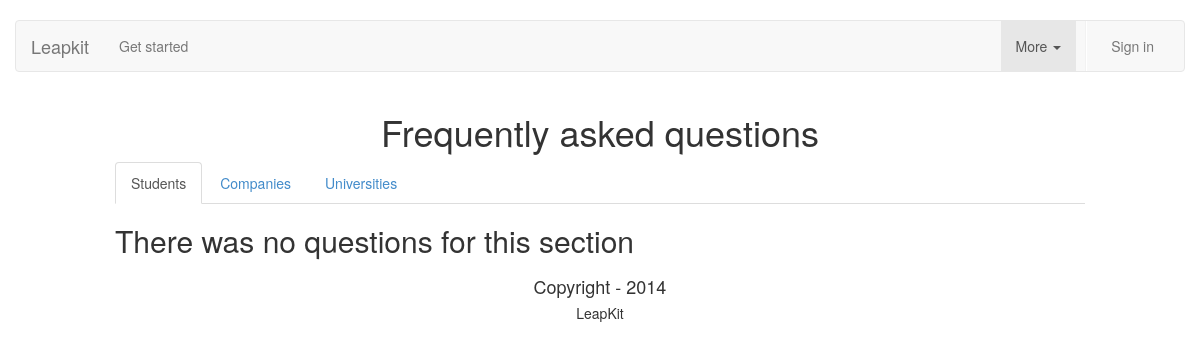
Before: /FAQ/ with the older database file.
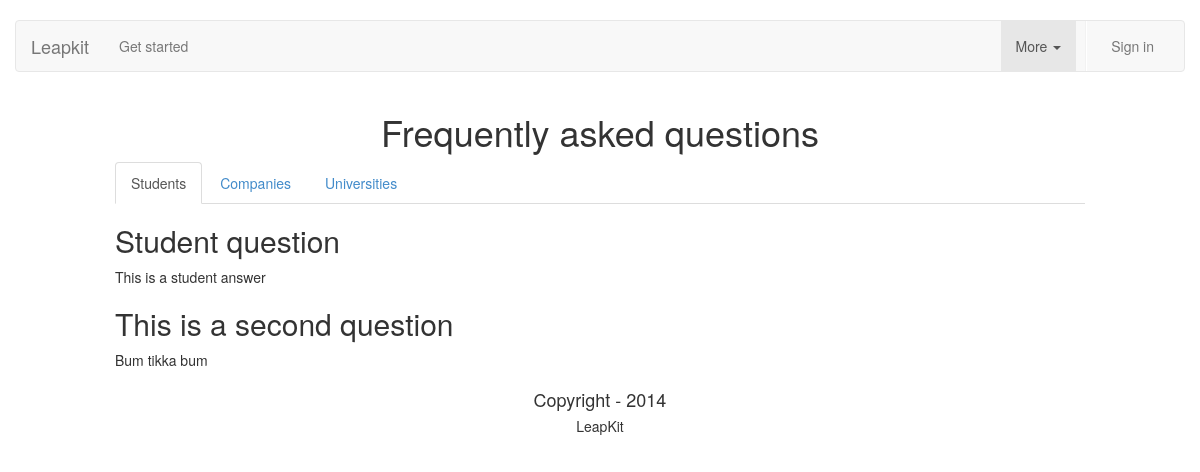
After: the same page with the newer database file.
### root/models.py (models this page shows, shortened)
class Question(models.Model):
	STUDENTS 		= 'S'
	COMPANIES 		= 'C'
	UNIVERSITIES 	= 'U'
	QUESTION_SUBJECT_AREA = (
	    (STUDENTS, 'Students'),
	    (COMPANIES, 'Companies'),
	    (UNIVERSITIES, 'Universities'),
	)
	question 	= models.CharField(max_length=200)
	answer 		= models.TextField()
	subject 	= models.CharField(max_length=1,
                                      choices=QUESTION_SUBJECT_AREA,
                                      default=STUDENTS)
	class Meta:
		ordering = ["subject", "question"]

### root/views.py (the view)
# urls.py: url(r'FAQ/$', views.FAQView.as_view(), name='FAQ'),
class FAQView(generic.ListView):
	model = Question
	template_name = "FAQ.html"

### root/templates/FAQ.html (shortened to what this page needs)
{% extends "_layouts/root_layout.html" %}
{% block more_dropdown %}active{% endblock %}
{% block content %}
	<h1 class="text-center"> Frequently asked questions</h1>
	<div class="row">
		<div class="col-md-10 col-md-offset-1">
			<ul class="nav nav-tabs">
			  	<li class="active"><a href="#students" data-toggle="tab">Students</a></li>
			  	<li><a href="#companies" data-toggle="tab">Companies</a></li>
			  	<li><a href="#universities" data-toggle="tab">Universities</a></li>
			</ul>
			<div class="tab-content">
			  	<div class="tab-pane active" id="students">
			  		{% for question in question_list %}
			  			{% if question.subject == 'S' %}
			  				<h2>{{ question.question}}</h2>
			  				<p>{{question.answer}}</p>
			  			{% endif %}
			  		{% empty %}
			  			<h2>There was no questions for this section</h2>
			  		{% endfor %}
			  	</div>
			</div>
		</div>
	</div>
{% endblock %}

### root/templates/_layouts/root_layout.html (shortened to what this page needs)
{% extends "base/base_generic.html" %}
{% load staticfiles %}
{% block css_files %}
	<link rel="stylesheet" type="text/css" href="{% static 'root/css/style.css'  %}">
  <link rel="stylesheet" type="text/css" href="{% static 'root/css/root.css'  %}">
{% endblock %}
{% block home_logo %} {% url 'home' %}{% endblock %}
 {% block nav_left %}
  	<li class="{% block getting_started %} {% endblock %}"><a href="{% url 'getting_started' %}">Get started</a></li>
 {% endblock %}
 {% block nav_right %}
    <li class="dropdown {% block more_dropdown %} {% endblock %}">
      <a href="#" class="dropdown-toggle" data-toggle="dropdown">More <b class="caret"> </b></a>
    </li>
    <li class="divider-vertical"></li>
    <li class="dropdown {% block sign_in %}{% endblock %}"><a href="{% url 'sign_in' %}">Sign in</a></li>
 {% endblock %}

### leapkit/templates/base/base_generic.html (shortened to what this page needs)
<head>
	{% load staticfiles %}
	<link rel="stylesheet" type="text/css" href="{% static 'root/css/bootstrap/bootstrap.min.css'  %}">
	<link rel="stylesheet" type="text/css" href="{% static 'root/css/global.css'  %}">
	{% block css_files %} {% endblock %}
</head>
<body>
	<div class="container-fluid">
		<div class="row">
			<div class="col-md-12 data-instant">
				<nav id="nav"class="navbar navbar-default" role="navigation">
			  		<div class="container-fluid">
					    <div class="navbar-header">
					      	<a class="navbar-brand" href="{% block home_logo %} {% endblock %}">Leapkit</a>
					    </div>
					    <div class="collapse navbar-collapse" id="bs-example-navbar-collapse-1">
					      	<ul class="nav navbar-nav">
						        {% block nav_left %} {% endblock %}
					      	</ul>
					      	<ul class="nav navbar-nav navbar-right">
					        	{% block nav_right %} {% endblock %}
					      	</ul>
					    </div>
				  	</div>
				</nav>
			</div>
		</div>
		{% block content %}
		{% endblock %}
		<footer class="row text-center">
			<h4>Copyright - 2014</h4>
			<h5>LeapKit</h5>
		</footer>
	</div>
</body>

### root/static/root/css/global.css (style rules this page uses)
.navbar { margin-top: 20px; }
.navbar .divider-vertical { height: 50px; margin: 0 9px; border-right: 1px solid #ffffff; border-left: 1px solid #f2f2f2; }

Changed rows visible on the page:
added Question: question "Student question", answer "This is a student answer"
added Question: question "This is a second question", answer "Bum tikka bum"
Other visible differences:
text no longer shown: "There was no questions for this section"
